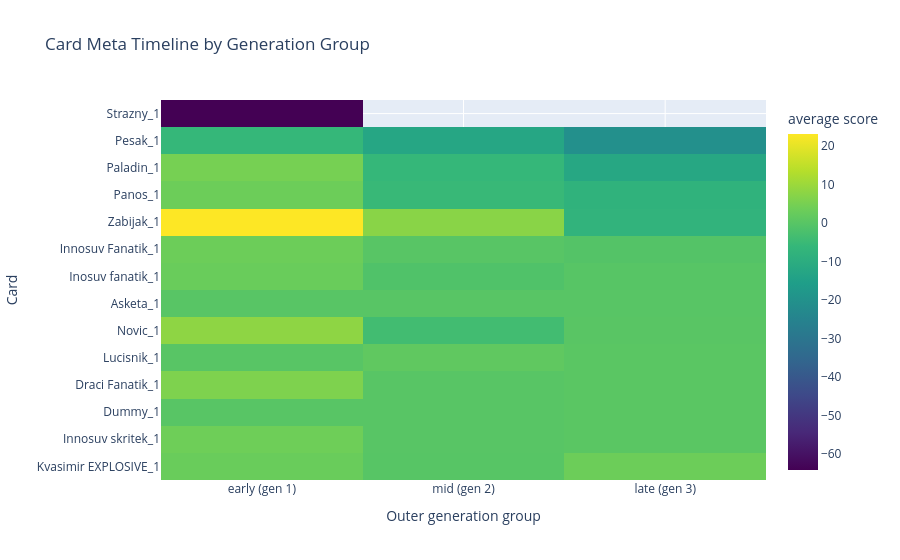

Notebook cell for this chart:
### Markdown cell above
## 2. Card Meta Timeline

This graph answers: which cards are strong or popular in early, mid, and late deck-builder generations?

Rows are cards. Columns are generation groups. Color is the selected metric. Useful metrics are `average_score`, `pick_rate`, `copy_rate`, and `average_copies`.

How to read it:

- A card bright only in early generations may be a simple/exploration card that gets replaced later.
- A card bright only in late generations may need better supporting cards or better deck-builder behavior before it becomes useful.
- High `pick_rate` but low `average_score` means the AI selects the card often but those decks are not especially successful.
- High `average_score` but low `pick_rate` marks a possible underexplored strong card.

Limitation: this is card presence in generated decks, not true drawn/played win rate.

### Code cell
plot_card_meta_timeline(metric="average_score", group_count=3).show()

### Figure 1 — Plotly figure (JSON) as saved in the notebook; plotly's stock layout.template omitted (floating-point values rounded to 4 significant figures)
{"data": [{"colorbar": {"title": {"text": "average score"}}, "colorscale": [[0, "#440154"], [0.1111, "#482878"], [0.2222, "#3e4989"], [0.3333, "#31688e"], [0.4444, "#26828e"], [0.5556, "#1f9e89"], [0.6667, "#35b779"], [0.7778, "#6ece58"], [0.8889, "#b5de2b"], [1, "#fde725"]], "customdata": [0.85, 17.0, 1.0, 0.8571, 18.0, 1.0, 0.8571, 18.0, 1.111, 0.9, 18.0, 1.0, 1.0, 21.0, 1.0, 0.9524, 20.0, 1.0, 1.0, 20.0, 1.15, 1.0, 21.0, 1.048, 0.9524, 20.0, 1.05, 0.9, 18.0, 1.0, 1.0, 21.0, 1.143, 0.9524, 20.0, 1.5, 1.0, 20.0, 1.0, 0.9048, 19.0, 1.0, 0.9524, 20.0, 1.0, 0.7, 14.0, 1.143, 0.9524, 20.0, 1.15, 0.8095, 17.0, 1.294, 1.0, 20.0, 1.4, 1.0, 21.0, 1.476, 1.0, 21.0, 1.333, 0.85, 17.0, 1.0, 0.9524, 20.0, 1.0, 0.9048, 19.0, 1.0, 0.95, 19.0, 1.0, 1.0, 21.0, 1.0, 0.9524, 20.0, 1.05, 0.1, 2.0, 1.0, 0.09524, 2.0, 1.0, 0.04762, 1.0, 1.0, 0.5, 10.0, 1.2, 0.4762, 10.0, 1.0, 0.5238, 11.0, 1.091, 0.75, 15.0, 1.4, 0.7619, 16.0, 1.0, 0.6667, 14.0, 1.0, 0.25, 5.0, 1.0, 0.4286, 9.0, 1.0, 0.2857, 6.0, 1.0, 0.05, 1.0, 1.0, 0.0, 0.0, 0.0, 0.0, 0.0, 0.0], "hovertemplate": "Card: %{y}<br>Group: %{x}<br>Average Score: %{z:.2f}<br>Pick rate: %{customdata[0]:.1%}<br>Decks using card: %{customdata[1]:.0f}<br>Average copies: %{customdata[2]:.2f}<extra></extra>", "type": "heatmap", "x": ["early (gen 1)", "mid (gen 2)", "late (gen 3)"], "y": ["Kvasimir EXPLOSIVE_1", "Innosuv skritek_1", "Dummy_1", "Draci Fanatik_1", "Lucisnik_1", "Novic_1", "Asketa_1", "Inosuv fanatik_1", "Innosuv Fanatik_1", "Zabijak_1", "Panos_1", "Paladin_1", "Pesak_1", "Strazny_1"], "z": [[2.941, -0.09722, 3.333], [3.699, 0.0, 0.375], [0.0, 0.0, 0.375], [5.965, 0.0, 0.375], [0.0, 1.355, 0.375], [8.102, -3.737, 0.1176], [0.0, 0.0, 0.0], [2.941, -1.375, -0.1842], [3.38, 0.0, -0.75], [23.16, 7.5, -7.5], [3.447, -5.45, -8.045], [4.895, -5.891, -12.12], [-5.895, -12.56, -20.58], [-64.21, NaN, NaN]]}], "layout": {"title": {"text": "Card Meta Timeline by Generation Group"}, "xaxis": {"title": {"text": "Outer generation group"}}, "yaxis": {"title": {"text": "Card"}}}}
